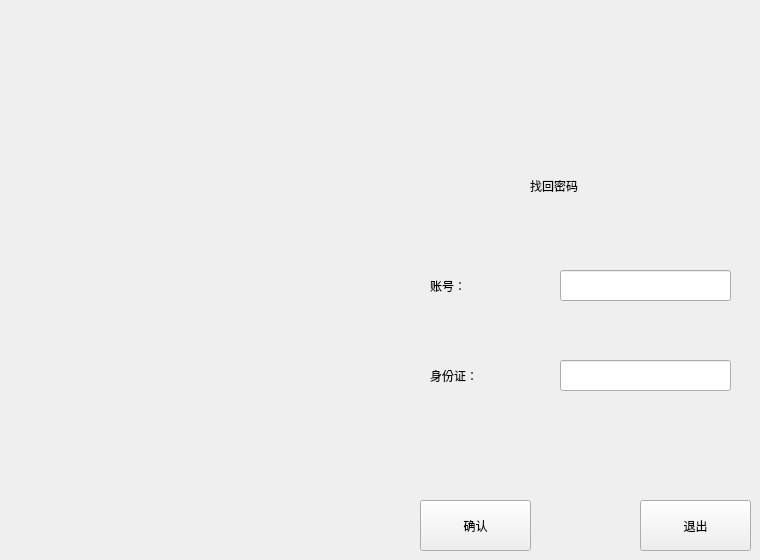
   <widget class="QWidget" name="findkeywindow">
    <widget class="QLabel" name="label_5">
     <property name="geometry">
      <rect>
       <x>530</x>
       <y>160</y>
       <width>161</width>
       <height>51</height>
      </rect>
     </property>
     <property name="styleSheet">
      <string notr="true">font: 22pt &quot;微软雅黑&quot;;</string>
     </property>
     <property name="text">
      <string>找回密码</string>
     </property>
    </widget>
    <widget class="QLabel" name="label_22">
     <property name="geometry">
      <rect>
       <x>430</x>
       <y>270</y>
       <width>81</width>
       <height>31</height>
      </rect>
     </property>
     <property name="styleSheet">
      <string notr="true">font: 9pt &quot;微软雅黑&quot;;</string>
     </property>
     <property name="text">
      <string>账号：</string>
     </property>
    </widget>
    <widget class="QLabel" name="label_23">
     <property name="geometry">
      <rect>
       <x>430</x>
       <y>360</y>
       <width>81</width>
       <height>31</height>
      </rect>
     </property>
     <property name="styleSheet">
      <string notr="true">font: 9pt &quot;微软雅黑&quot;;</string>
     </property>
     <property name="text">
      <string>身份证：</string>
     </property>
    </widget>
    <widget class="QLineEdit" name="findbackuseraccount">
     <property name="geometry">
      <rect>
       <x>560</x>
       <y>270</y>
       <width>171</width>
       <height>31</height>
      </rect>
     </property>
     <property name="styleSheet">
      <string notr="true">font: 9pt &quot;微软雅黑&quot;;</string>
     </property>
    </widget>
    <widget class="QLineEdit" name="findbackusersfznumble">
     <property name="geometry">
      <rect>
       <x>560</x>
       <y>360</y>
       <width>171</width>
       <height>31</height>
      </rect>
     </property>
     <property name="styleSheet">
      <string notr="true">font: 9pt &quot;微软雅黑&quot;;</string>
     </property>
    </widget>
    <widget class="QPushButton" name="submit">
     <property name="geometry">
      <rect>
       <x>420</x>
       <y>500</y>
       <width>111</width>
       <height>51</height>
      </rect>
     </property>
     <property name="styleSheet">
      <string notr="true">font: 9pt &quot;微软雅黑&quot;;</string>
     </property>
     <property name="text">
      <string>确认</string>
     </property>
    </widget>
    <widget class="QPushButton" name="findbackpasswordexit">
     <property name="geometry">
      <rect>
       <x>640</x>
       <y>500</y>
       <width>111</width>
       <height>51</height>
      </rect>
     </property>
     <property name="styleSheet">
      <string notr="true">font: 9pt &quot;微软雅黑&quot;;</string>
     </property>
     <property name="text">
      <string>退出</string>
     </property>
    </widget>
   </widget>
